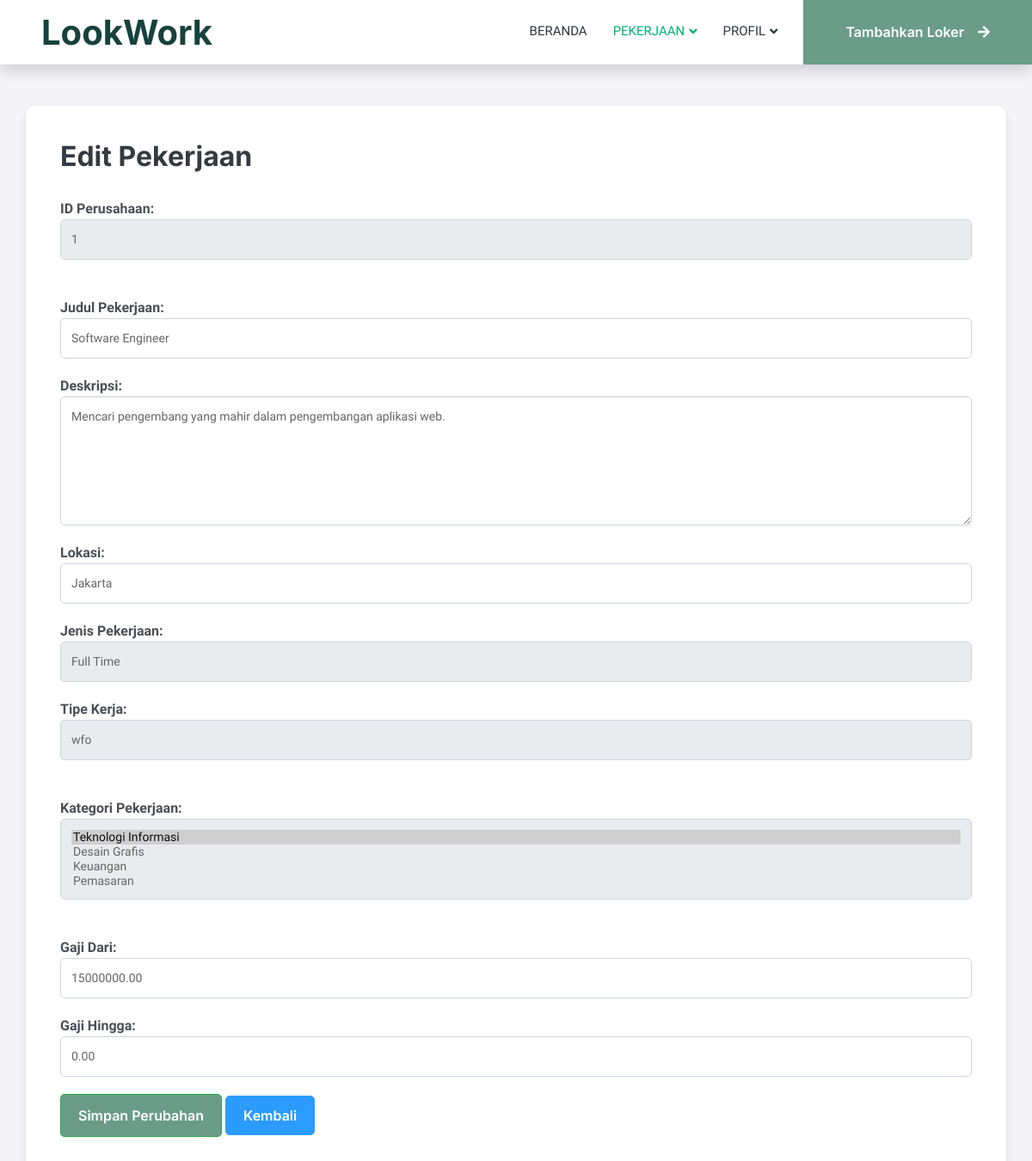
The page /Perusahaan/edit_pekerjaan.php?id_pekerjaan=1 on the database its author committed.
### tables this page shows
CREATE TABLE `pekerjaan` (
  `id_pekerjaan` int(11) NOT NULL,
  `id_perusahaan` int(11) DEFAULT NULL,
  `id_kategori` int(11) DEFAULT NULL,
  `judul_pekerjaan` varchar(255) DEFAULT NULL,
  `deskripsi` text DEFAULT NULL,
  `lokasi` varchar(255) DEFAULT NULL,
  `jenis_pekerjaan` enum('full_time','part_time','freelance','internship') DEFAULT NULL,
  `tipe_kerja` enum('remote','wfo','hybrid') DEFAULT NULL,
  `gaji_dari` decimal(10,2) DEFAULT NULL,
  `gaji_hingga` decimal(10,2) NOT NULL,
  `tanggal_posting` timestamp NOT NULL DEFAULT current_timestamp()
);

CREATE TABLE `kategori_pekerjaan` (
  `id_kategori` int(11) NOT NULL,
  `nama_kategori` varchar(255) NOT NULL
);

### Perusahaan/edit_pekerjaan.php (the view, shortened to what this page needs)
<?php
include 'db_connect.php';
$query_kategori = "SELECT * FROM kategori_pekerjaan";
$result_kategori = $conn->query($query_kategori);
$kategori_pekerjaan = $result_kategori->fetch_all(MYSQLI_ASSOC);
if (isset($_GET['id_pekerjaan'])) {
    $id_pekerjaan = $_GET['id_pekerjaan'];
    $query = "SELECT * FROM pekerjaan WHERE id_pekerjaan = ?";
    $stmt = $conn->prepare($query);
    $stmt->bind_param("i", $id_pekerjaan);
    $stmt->execute();
    $result = $stmt->get_result();
    $pekerjaan = $result->fetch_assoc();
} else {
    echo "ID pekerjaan tidak diterima.";
    exit;
}
?>
<!DOCTYPE html>
<html lang="en">
<head>
    <link href="https://cdnjs.cloudflare.com/ajax/libs/font-awesome/5.10.0/css/all.min.css" rel="stylesheet">
    <link href="https://cdn.jsdelivr.net/npm/bootstrap-icons@1.4.1/font/bootstrap-icons.css" rel="stylesheet">
    <link href="lib/animate/animate.min.css" rel="stylesheet">
    <link href="lib/owlcarousel/assets/owl.carousel.min.css" rel="stylesheet">
    <link href="css/bootstrap.min.css" rel="stylesheet">
    <link href="css/style.css" rel="stylesheet">
</head>
</head>
<body>
        <nav class="navbar navbar-expand-lg bg-white navbar-light shadow sticky-top p-0">
       <a href="index.php" class="navbar-brand d-flex align-items-center text-center py-0 px-4 px-lg-5">
       <h1 class="m-0" style="color: #16423C;">LookWork</h1>
       </a>
            <div class="collapse navbar-collapse" id="navbarCollapse">
            <div class="navbar-nav ms-auto p-4 p-lg-0">
                    <a href="index.php" class="nav-item nav-link ">Beranda</a>
                    <div class="nav-item dropdown">
                        <a href="#" class="nav-link active dropdown-toggle" data-bs-toggle="dropdown">Pekerjaan</a>
                    </div>
                    <div class="nav-item dropdown">
                        <a href="#" class="nav-link dropdown-toggle" data-bs-toggle="dropdown">Profil</a>
                </div>
                <a href="tambah_pekerjaan.php" class="btn btn-primary rounded-0 py-4 px-lg-5 d-none d-lg-block" style="background-color: #6A9C89; border-color: #6A9C89;">Tambahkan Loker<i class="fa fa-arrow-right ms-3"></i></a>
                </div>
        </nav>
 <div class="container mt-5">
    <h2>Edit Pekerjaan</h2>
    <form method="POST">
        <div class="form-group">
        <label for="id_perusahaan">ID Perusahaan:</label>
        <input type="number" name="id_perusahaan" class="form-control" value="<?= htmlspecialchars($pekerjaan['id_perusahaan']) ?>" readonly required><br>
        </div>
        <div class="form-group">
            <label for="judul_pekerjaan">Judul Pekerjaan:</label>
            <input type="text" name="judul_pekerjaan" class="form-control" value="<?= htmlspecialchars($pekerjaan['judul_pekerjaan']) ?>" required>
        </div>
        <div class="form-group">
            <label for="deskripsi">Deskripsi:</label>
            <textarea name="deskripsi" class="form-control" required><?= htmlspecialchars($pekerjaan['deskripsi']) ?></textarea>
        </div>
        <div class="form-group">
            <label for="lokasi">Lokasi:</label>
            <input type="text" name="lokasi" class="form-control" value="<?= htmlspecialchars($pekerjaan['lokasi']) ?>" required>
        </div>
        <div class="form-group">
            <label for="jenis_pekerjaan">Jenis Pekerjaan:</label>
            <select name="jenis_pekerjaan" class="form-control" required>
                <option value="full_time" <?= $pekerjaan['jenis_pekerjaan'] == 'full_time' ? 'selected' : '' ?>>Full Time</option>
            </select>
        </div>
        <div class="form-group">
        <label for="tipe_kerja">Tipe Kerja:</label>
        <input type="text" name="tipe_kerja" class="form-control" value="<?= htmlspecialchars($pekerjaan['tipe_kerja']) ?>" readonly required><br>
        </div>
        <div class="form-group">
    <label for="id_kategori">Kategori Pekerjaan:</label>
    <select name="kategori[]" multiple required class="form-control">
        <?php foreach ($kategori_pekerjaan as $kategori): ?>
            <option value="<?= htmlspecialchars($kategori['id_kategori']) ?>"
                <?= in_array($kategori['id_kategori'], explode(',', $pekerjaan['id_kategori'])) ? 'selected' : '' ?>>
                <?= htmlspecialchars($kategori['nama_kategori']) ?>
            </option>
        <?php endforeach; ?>
    </select><br>
    </div>
        <div class="form-group">
            <label for="gaji_dari">Gaji Dari:</label>
            <input type="number" name="gaji_dari" step="0.01" class="form-control" value="<?= htmlspecialchars($pekerjaan['gaji_dari']) ?>">
        </div>
        <div class="form-group">
            <label for="gaji_hingga">Gaji Hingga:</label>
            <input type="number" name="gaji_hingga" step="0.01" class="form-control" value="<?= htmlspecialchars($pekerjaan['gaji_hingga']) ?>" required>
        </div>
        <button type="submit" class="btn btn-primary">Simpan Perubahan</button>
        <a href="daftar_loker.php" class="btn btn-secondary">Kembali</a>
    </form>
</div>
</body>
</html>

### Perusahaan/css/style.css (style rules this page uses)
:root { --primary: #00B074; --secondary: #2B9BFF; --light: #EFFDF5; --dark: #2B3940; }
.btn { font-family: 'Inter', sans-serif; font-weight: 600; transition: .5s; }
.btn.btn-primary, .btn.btn-secondary { color: #FFFFFF; }
.navbar { width: 100%; padding: 0; position: sticky; top: 0; z-index: 1030; }
.navbar .dropdown-toggle::after { border: none; content: "\f107"; font-family: "Font Awesome 5 Free"; font-weight: 900; vertical-align: middle; margin-left: 5px; transition: .5s; }
.navbar-dark .navbar-nav .nav-link, .navbar-light .navbar-nav .nav-link { margin-right: 30px; padding: 25px 0; color: #FFFFFF; font-size: 15px; text-transform: uppercase; outline: none; }
.navbar-dark .navbar-nav .nav-link:hover, .navbar-dark .navbar-nav .nav-link.active, .navbar-light .navbar-nav .nav-link:hover, .navbar-light .navbar-nav .nav-link.active { color: var(--primary); }
.navbar-light .navbar-brand, .navbar-light a.btn { height: 75px; }
.navbar-light .navbar-nav .nav-link { color: var(--dark); font-weight: 500; }
.navbar-light.sticky-top { top: -100px; }
.navbar-collapse { width: 100%; padding: 0; }
.navbar .btn { margin-left: auto; margin-right: 0; padding-right: 20px; }

### Perusahaan/edit_pekerjaan.php (style rules this page uses)
body { font-family: 'Heebo', sans-serif; background-color: #f4f4f9; }
.container { background-color: #ffffff; padding: 40px; border-radius: 10px; box-shadow: 0px 6px 12px rgba(0, 0, 0, 0.1); margin-top: 50px; }
h2 { color: #343a40; margin-bottom: 30px; font-size: 32px; }
.form-group label { font-weight: bold; color: #495057; }
.form-control, .form-check-input { border-radius: 5px; padding: 12px; font-size: 14px; }
.btn { font-size: 16px; padding: 10px 20px; border-radius: 5px; }
.btn-primary { background-color: #6A9C89; border-color: #28a745; font-size: 16px; padding: 12px 20px; }
.form-group { margin-bottom: 20px; }
textarea { resize: vertical; height: 150px; }

### rows shown on the page
pekerjaan: id_perusahaan "1", judul_pekerjaan "Software Engineer", deskripsi "Mencari pengembang yang mahir dalam pengembangan aplikasi web.", lokasi "Jakarta", jenis_pekerjaan "Full Time", tipe_kerja "wfo", id_kategori.nama_kategori "Teknologi Informasi ☑ / Desain Grafis / Keuangan / Pemasaran", gaji_dari "15000000.00", gaji_hingga "0.00"
